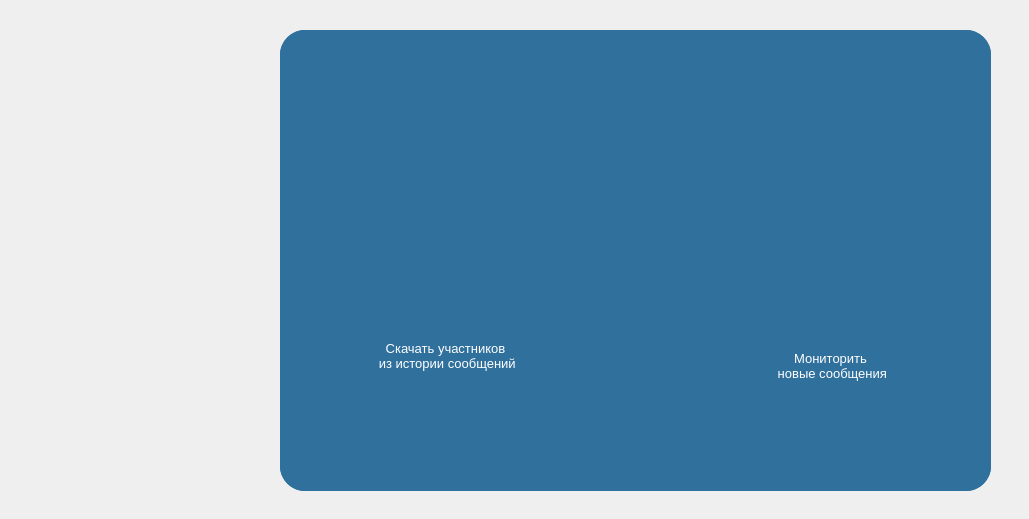
<?xml version="1.0" encoding="UTF-8"?>
<ui version="4.0">
 <class>MainWindow</class>
 <widget class="QMainWindow" name="MainWindow">
  <property name="geometry">
   <rect>
    <x>0</x>
    <y>0</y>
    <width>1029</width>
    <height>519</height>
   </rect>
  </property>
  <property name="windowTitle">
   <string>MainWindow</string>
  </property>
  <property name="styleSheet">
   <string notr="true">background: url(:/newPrefix/pictures/flag.jpg);
background-size: cover;
background-repeat: no-repeat; 
background-position: center;</string>
  </property>
  <widget class="QWidget" name="centralwidget">
   <widget class="QStackedWidget" name="stackedWidget">
    <property name="geometry">
     <rect>
      <x>280</x>
      <y>30</y>
      <width>711</width>
      <height>461</height>
     </rect>
    </property>
    <property name="styleSheet">
     <string notr="true">background: rgb(47, 112, 157);
border-radius: 25px;</string>
    </property>
    <property name="currentIndex">
     <number>1</number>
    </property>
    <widget class="QWidget" name="authentication">
     <widget class="QLabel" name="label">
      <property name="geometry">
       <rect>
        <x>212</x>
        <y>30</y>
        <width>294</width>
        <height>60</height>
       </rect>
      </property>
      <property name="styleSheet">
       <string notr="true">background:none;
color: white;
font-size: 50px;</string>
      </property>
      <property name="text">
       <string>Авторизация</string>
      </property>
      <property name="textFormat">
       <enum>Qt::AutoText</enum>
      </property>
     </widget>
     <widget class="QLineEdit" name="authentication_api_id">
      <property name="geometry">
       <rect>
        <x>190</x>
        <y>120</y>
        <width>331</width>
        <height>41</height>
       </rect>
      </property>
      <property name="styleSheet">
       <string notr="true">background: white;
border-radius: 15%;</string>
      </property>
     </widget>
     <widget class="QPushButton" name="authentication_submit_button">
      <property name="geometry">
       <rect>
        <x>290</x>
        <y>390</y>
        <width>151</width>
        <height>41</height>
       </rect>
      </property>
      <property name="cursor">
       <cursorShape>PointingHandCursor</cursorShape>
      </property>
      <property name="styleSheet">
       <string notr="true">background: green;
border-radius: 15%;
color: white;
font-size: 23px;</string>
      </property>
      <property name="text">
       <string>Войти</string>
      </property>
     </widget>
     <widget class="QLineEdit" name="authentication_api_hash">
      <property name="geometry">
       <rect>
        <x>190</x>
        <y>190</y>
        <width>331</width>
        <height>41</height>
       </rect>
      </property>
      <property name="styleSheet">
       <string notr="true">background: white;
border-radius: 15%;</string>
      </property>
     </widget>
     <widget class="QLineEdit" name="authentication_username">
      <property name="geometry">
       <rect>
        <x>190</x>
        <y>260</y>
        <width>331</width>
        <height>41</height>
       </rect>
      </property>
      <property name="styleSheet">
       <string notr="true">background: white;
border-radius: 15%;</string>
      </property>
     </widget>
     <widget class="QLineEdit" name="authentication_phone_number">
      <property name="geometry">
       <rect>
        <x>190</x>
        <y>330</y>
        <width>331</width>
        <height>41</height>
       </rect>
      </property>
      <property name="styleSheet">
       <string notr="true">background: white;
border-radius: 15%;</string>
      </property>
     </widget>
    </widget>
    <widget class="QWidget" name="set_mode">
     <property name="styleSheet">
      <string notr="true">border-image: url(:/newPrefix/pictures/choice_image.jpg);
</string>
     </property>
     <widget class="QPushButton" name="set_mode_monitorin_button">
      <property name="geometry">
       <rect>
        <x>480</x>
        <y>300</y>
        <width>141</width>
        <height>71</height>
       </rect>
      </property>
      <property name="cursor">
       <cursorShape>PointingHandCursor</cursorShape>
      </property>
      <property name="styleSheet">
       <string notr="true">border-image: url(:/newPrefix/pictures/Rectangle 2.png);
border-radius: 15%;
color: white;
font-size: 13px;</string>
      </property>
      <property name="text">
       <string>Мониторить 
 новые сообщения</string>
      </property>
     </widget>
     <widget class="QPushButton" name="set_mode_get_history_button">
      <property name="geometry">
       <rect>
        <x>90</x>
        <y>290</y>
        <width>151</width>
        <height>71</height>
       </rect>
      </property>
      <property name="cursor">
       <cursorShape>PointingHandCursor</cursorShape>
      </property>
      <property name="styleSheet">
       <string notr="true">border-image: url(:/newPrefix/pictures/Rectangle 1.png);
border-radius: 15%;
color: white;
font-size: 13px;</string>
      </property>
      <property name="text">
       <string>Скачать участников 
 из истории сообщений</string>
      </property>
     </widget>
    </widget>
    <widget class="QWidget" name="process_page">
     <widget class="QLineEdit" name="process_page_chat_name_line_edit">
      <property name="geometry">
       <rect>
        <x>20</x>
        <y>130</y>
        <width>151</width>
        <height>41</height>
       </rect>
      </property>
      <property name="styleSheet">
       <string notr="true">background: white;
border-radius: 15%;</string>
      </property>
     </widget>
     <widget class="QPushButton" name="process_page_start_button">
      <property name="geometry">
       <rect>
        <x>20</x>
        <y>190</y>
        <width>151</width>
        <height>41</height>
       </rect>
      </property>
      <property name="cursor">
       <cursorShape>PointingHandCursor</cursorShape>
      </property>
      <property name="styleSheet">
       <string notr="true">background: black;
border-radius: 15%;
color: white;
font-size: 23px;</string>
      </property>
      <property name="text">
       <string>Начать</string>
      </property>
     </widget>
     <widget class="QPushButton" name="process_page_pause_button">
      <property name="geometry">
       <rect>
        <x>20</x>
        <y>260</y>
        <width>151</width>
        <height>41</height>
       </rect>
      </property>
      <property name="cursor">
       <cursorShape>PointingHandCursor</cursorShape>
      </property>
      <property name="styleSheet">
       <string notr="true">background: black;
border-radius: 15%;
color: white;
font-size: 23px;</string>
      </property>
      <property name="text">
       <string>Пауза</string>
      </property>
     </widget>
     <widget class="QPushButton" name="process_page_stop_button">
      <property name="geometry">
       <rect>
        <x>20</x>
        <y>330</y>
        <width>151</width>
        <height>41</height>
       </rect>
      </property>
      <property name="cursor">
       <cursorShape>PointingHandCursor</cursorShape>
      </property>
      <property name="styleSheet">
       <string notr="true">background: black;
border-radius: 15%;
color: white;
font-size: 23px;</string>
      </property>
      <property name="text">
       <string>Остановить</string>
      </property>
     </widget>
     <widget class="QLabel" name="process_page_chosen_mode_label">
      <property name="geometry">
       <rect>
        <x>20</x>
        <y>20</y>
        <width>151</width>
        <height>41</height>
       </rect>
      </property>
      <property name="styleSheet">
       <string notr="true">border: 4px solid black;
border-radius: 10;

background-color: rgb(119, 118, 123)</string>
      </property>
      <property name="text">
       <string/>
      </property>
     </widget>
     <widget class="QLabel" name="process_page_chosen_chat">
      <property name="geometry">
       <rect>
        <x>20</x>
        <y>70</y>
        <width>151</width>
        <height>41</height>
       </rect>
      </property>
      <property name="styleSheet">
       <string notr="true">border: 4px solid black;
border-radius: 10;

background-color: rgb(119, 118, 123)</string>
      </property>
      <property name="text">
       <string/>
      </property>
     </widget>
     <widget class="QListView" name="process_page_listView">
      <property name="geometry">
       <rect>
        <x>180</x>
        <y>20</y>
        <width>501</width>
        <height>371</height>
       </rect>
      </property>
      <property name="styleSheet">
       <string notr="true">background: white;
border-radius: 0px;</string>
      </property>
     </widget>
     <widget class="QLabel" name="process_page_downloaded_sum_label">
      <property name="geometry">
       <rect>
        <x>440</x>
        <y>400</y>
        <width>241</width>
        <height>41</height>
       </rect>
      </property>
      <property name="styleSheet">
       <string notr="true">border: 4px solid black;
border-radius: 10;

background-color: #62A1CE;</string>
      </property>
      <property name="text">
       <string/>
      </property>
     </widget>
     <widget class="QLabel" name="process_page_state_label">
      <property name="geometry">
       <rect>
        <x>20</x>
        <y>400</y>
        <width>181</width>
        <height>41</height>
       </rect>
      </property>
      <property name="styleSheet">
       <string notr="true">border: 4px solid black;
border-radius: 10;

background-color: #62A1CE;</string>
      </property>
      <property name="text">
       <string/>
      </property>
     </widget>
     <widget class="QLabel" name="process_page_messages_sum_label">
      <property name="geometry">
       <rect>
        <x>210</x>
        <y>400</y>
        <width>221</width>
        <height>41</height>
       </rect>
      </property>
      <property name="styleSheet">
       <string notr="true">border: 4px solid black;
border-radius: 10;

background-color: #62A1CE;</string>
      </property>
      <property name="text">
       <string/>
      </property>
     </widget>
    </widget>
   </widget>
  </widget>
 </widget>
 <resources>
  <include location="USSR.qrc"/>
 </resources>
 <connections/>
</ui>
